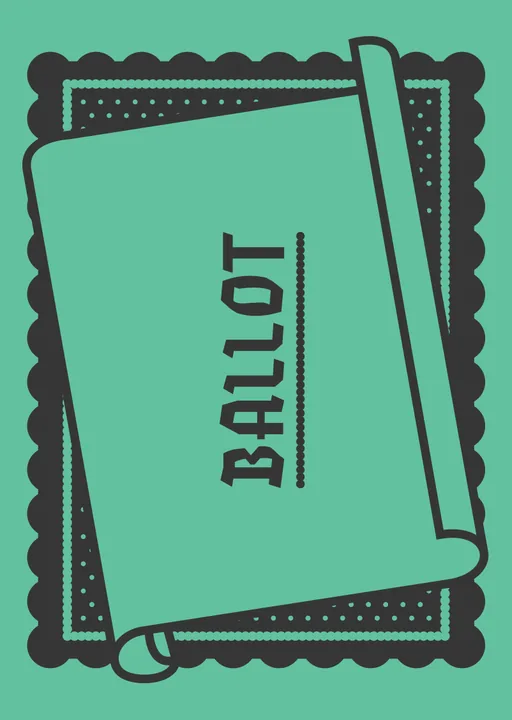
#> input picture client/art/ballot-back.webp, 512 x 720 px
$ python -i official-art.py   (imports and definitions only)
#> lines starting #> are read from the running program, lines starting #| are printed output that depends on the picture
#> further down, picture is the input picture: PIL image 512x720 RGB; mean R, G, B 87.1, 158.3, 132.7
"""Extract the official Secret Hitler art from Lee Yingtong Li's colour print-and-play PDF.

Writes trimmed webp files to client/art/. See scripts/official-art.md for how to run it and
client/art/CREDITS.md for the licence.

    python -I scripts/official-art.py [--src PnP.pdf] [--out client/art]

Outputs (page numbers are 0-based PDF page indexes):

| name                | page | how                                                                  |
|---------------------|------|----------------------------------------------------------------------|
| policy-F            | 1    | render first cut rect (fascist row), 512x720                         |
| policy-L            | 1    | render last cut rect (liberal row), 512x720                          |
| policy-back         | 2    | render first cut rect, 512x720                                       |
| ballot-ja           | 4    | render first cut rect, rotated upright, 512x720                      |
| ballot-back         | 5    | render first cut rect, 512x720                                       |
| ballot-nein         | 6    | render first cut rect, rotated upright, 512x720                      |
| role-liberal        | 8    | embedded raster at the top-left slot, trimmed to the card, 512x720   |
| role-fascist        | 8    | embedded raster at row 2, column 2, trimmed to the card, 512x720     |
| role-hitler         | 8    | embedded raster at row 2, column 5, trimmed to the card, 512x720     |
| role-back           | 9    | embedded raster, trimmed to the card, 512x720                        |
| member-liberal      | 10   | embedded raster, cropped to the cut rect, 512x720                    |
| member-fascist      | 10   | render the row 2, column 2 cut rect, 512x720                         |
| member-back         | 11   | render first cut rect, 512x720                                       |
| seal-liberal        | 10   | member-liberal's seal, squared, circle-masked, 256x256               |
| seal-fascist        | 10   | member-fascist's seal, squared, circle-masked, 256x256               |
| placard-president   | 3    | render the placard, rotated 180 degrees, <= 1024 px wide             |
| placard-chancellor  | 3    | render the placard, rotated 180 degrees, <= 1024 px wide             |
| board-liberal       | 12   | render the board cut rect, dark frame trimmed, <= 2048 px wide       |
| board-fascist-56    | 14   | same                                                                 |
| board-fascist-78    | 16   | same                                                                 |
| board-fascist-910   | 18   | same                                                                 |
| logo                | 0    | render the logo on a transparent background, <= 1024 px wide         |

A "cut rect" is the white (or coloured) rectangle the PDF draws inside each card's bleed area, the line
you cut along. Rects are found from the page's vector drawings, not hard-coded coordinates.
"""

import argparse
import io
import sys
from pathlib import Path

import pymupdf
from PIL import Image, ImageChops, ImageDraw

ROOT = Path(__file__).resolve().parent.parent
DEFAULT_SRC = Path(r"C:\Users\Tiago\code\pov-assets-src\official\remake_pnp.pdf")
DEFAULT_OUT = ROOT / "client" / "art"

CARD = (512, 720)
CARD_QUALITY = 82
BOARD_QUALITY = 80
BUDGET = int(2.5 * 1024 * 1024)

SMALL_CUT = (127.5, 178.6)  # policy cards, pt
LARGE_CUT = (178.6, 252.3)  # ballots, roles, membership cards, pt
BOARD_FRAME = (54, 56, 53)  # dark bleed colour around the boards


# [8 lines left out: function drawing_rects, not called in this run]


def render(page, rect, zoom, alpha=False):
    pix = page.get_pixmap(matrix=pymupdf.Matrix(zoom, zoom), clip=rect, alpha=alpha)
    return Image.frombytes("RGBA" if alpha else "RGB", (pix.width, pix.height), pix.samples)


# [14 lines left out: functions render_cut, embedded, not called in this run]


def trim_to_card(img, inset=0.012):
    """Crop a role raster to its coloured, rounded card (the raster carries a white margin)."""
#> called with inset = 0.012
    px = img.convert("L").point(lambda v: 255 if v < 235 else 0)
#> px: PIL image 512x720 L; every value is 255
    x0, y0, x1, y1 = px.getbbox()
#> x0 = 0; y0 = 0; x1 = 512; y1 = 720
    dx, dy = round((x1 - x0) * inset), round((y1 - y0) * inset)
#> dx = 6; dy = 9
    return img.crop((x0 + dx, y0 + dy, x1 - dx, y1 - dy)).resize(CARD, Image.LANCZOS)
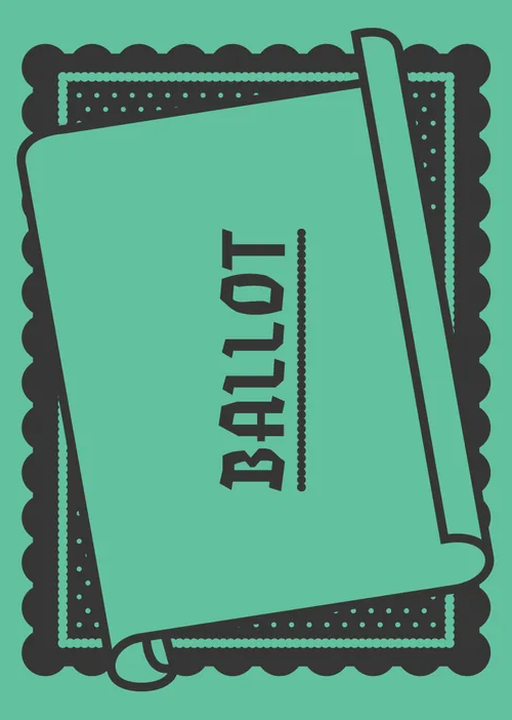
#> returned value: PIL image 512x720 RGB; mean R, G, B 86.6, 156.5, 131.4


# [31 lines left out: functions trim_to_rect, fit_width, board, placard, not called in this run]


def logo(page):
    img = render(page, pymupdf.Rect(230, 70, 600, 340), 4, alpha=True)
    return fit_width(img.crop(img.getchannel("A").getbbox()), 1024)


# [82 lines left out: functions seal, build, main, not called in this run]


# [2 lines not run here, left out]

>>> from PIL import Image
>>> picture = Image.open('../client/art/ballot-back.webp')
>>> result = trim_to_card(picture)
